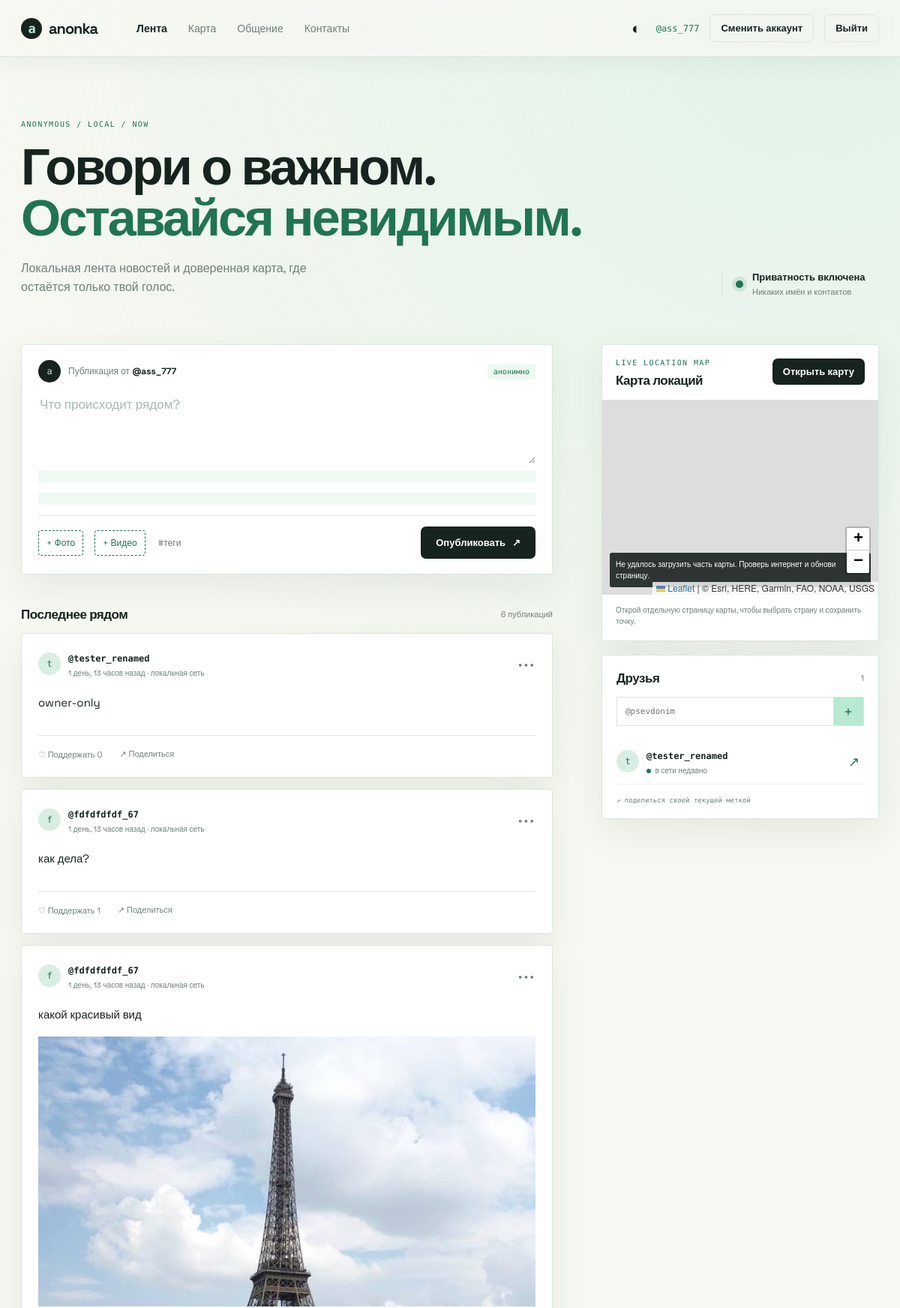
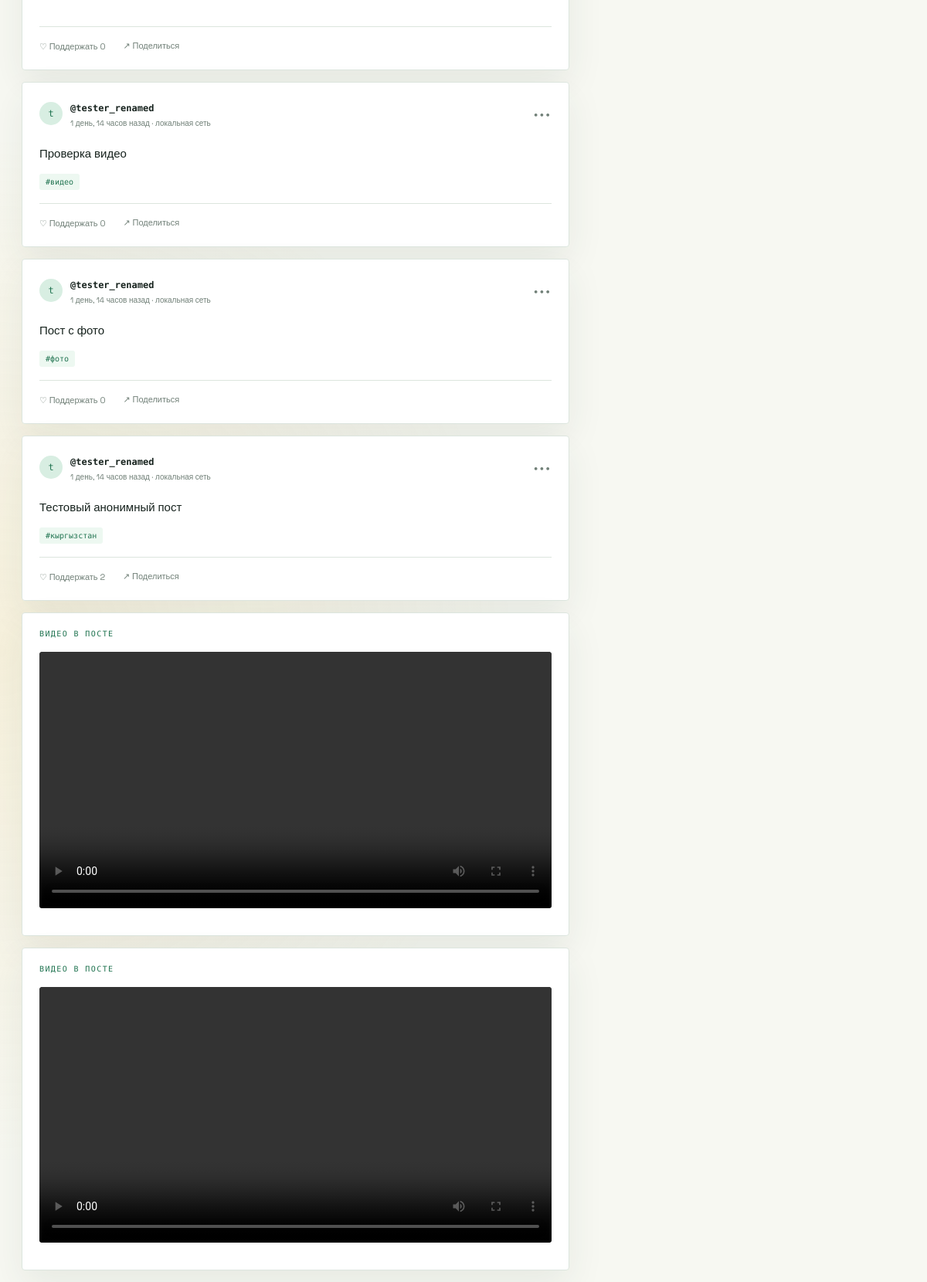
Screenshot of / (signed in) with the database file from the repository (2 pictures, top to bottom).
### core/models.py (models this page shows, shortened)
class Profile(models.Model):
    user = models.OneToOneField(User, on_delete=models.CASCADE, related_name='profile')
    pseudonym = models.CharField(max_length=24, unique=True)
    bio = models.CharField(max_length=160, blank=True)
    avatar = models.ImageField(upload_to='avatars/%Y/%m/', blank=True, null=True)
    latitude = models.DecimalField(max_digits=9, decimal_places=6, null=True, blank=True,
                                   validators=[MinValueValidator(-90), MaxValueValidator(90)])
    longitude = models.DecimalField(max_digits=9, decimal_places=6, null=True, blank=True,
                                    validators=[MinValueValidator(-180), MaxValueValidator(180)])
    location_updated = models.DateTimeField(null=True, blank=True)

class Post(models.Model):
    author = models.ForeignKey(User, on_delete=models.CASCADE, related_name='posts')
    body = models.TextField(max_length=1000)
    image = models.ImageField(upload_to='posts/%Y/%m/', blank=True, null=True)
    video = models.FileField(upload_to='posts/videos/%Y/%m/', blank=True, null=True)
    tags = models.CharField(max_length=180, blank=True, help_text='Теги через пробел, например #новости #район')
    created_at = models.DateTimeField(auto_now_add=True)
    class Meta:
        ordering = ['-created_at']

### core/views.py (the view)
# urls.py: path('', views.home, name='home'),
def home(request):
    posts = Post.objects.select_related('author__profile').all()
    friends = []
    pending = []
    if request.user.is_authenticated:
        friends = User.objects.filter(Q(sent_friendships__addressee=request.user, sent_friendships__status=Friendship.Status.ACCEPTED) | Q(received_friendships__requester=request.user, received_friendships__status=Friendship.Status.ACCEPTED)).exclude(pk=request.user.pk).select_related('profile').distinct()
        pending = Friendship.objects.filter(addressee=request.user, status=Friendship.Status.PENDING).select_related('requester__profile')
    return render(request, 'home.html', {'posts': posts, 'friends': friends, 'pending': pending, 'post_form': PostForm(), 'friend_form': FriendLookupForm()})

### core/forms.py (shortened to what this page needs)
class PostForm(forms.ModelForm):
    class Meta:
        model = Post
        fields = ('body', 'image', 'video', 'tags')
        widgets = {
            'body': forms.Textarea(attrs={'rows': 4, 'placeholder': 'Что происходит рядом?'}),
            'image': forms.ClearableFileInput(attrs={'accept': 'image/*', 'class': 'post-image-input'}),
            'video': forms.ClearableFileInput(attrs={'accept': 'video/*', 'class': 'post-video-input'}),
            'tags': forms.TextInput(attrs={'placeholder': '#теги'}),
        }

class FriendLookupForm(forms.Form):
    pseudonym = forms.CharField(max_length=24, label='Анонимный ID', widget=forms.TextInput(attrs={'placeholder': '@psevdonim'}))

### templates/home.html (shortened to what this page needs)
{% extends 'base.html' %}
{% block content %}
<section class="hero wrap"><div><p class="eyebrow">ANONYMOUS / LOCAL / NOW</p><h1>Говори о важном.<br><em>Оставайся невидимым.</em></h1><p class="lede">Локальная лента новостей и доверенная карта, где остаётся только твой голос.</p></div><div class="status-note"><span class="pulse"></span><div><strong>Приватность включена</strong><small>Никаких имён и контактов</small></div></div></section>
<section class="workspace wrap">
  <div class="feed-column">
    {% if user.is_authenticated %}
    <form class="composer panel" method="post" action="{% url 'create_post' %}" enctype="multipart/form-data">
      {% csrf_token %}<div class="panel-kicker"><span class="avatar">{{ user.profile.pseudonym|slice:':1' }}</span><span>Публикация от <b>@{{ user.profile.pseudonym }}</b></span><span class="privacy-chip">анонимно</span></div>
      {{ post_form.body }}<div id="image-preview" class="image-preview" hidden></div><div id="video-preview" class="video-preview" hidden></div><div class="composer-foot"><div class="input-tools"><label class="file-label"><span>+ Фото</span>{{ post_form.image }}</label><label class="file-label"><span>+ Видео</span>{{ post_form.video }}</label>{{ post_form.tags }}</div><button class="button" type="submit">Опубликовать <span>↗</span></button></div>
    </form>
    {% else %}<div class="panel invite"><span class="invite-icon">✦</span><div><strong>Твоя точка зрения нужна здесь</strong><p>Создай анонимный псевдоним и присоединись к локальной ленте.</p></div><a class="button" href="{% url 'register' %}">Создать ID</a></div>{% endif %}
    <div class="section-heading"><h2>Последнее рядом</h2><span class="muted">{{ posts|length }} публикаций</span></div>
    {% for post in posts %}<article class="post" id="post-{{ post.id }}"><div class="post-meta"><span class="avatar avatar-pale">{{ post.author.profile.pseudonym|slice:':1' }}</span><div><strong>@{{ post.author.profile.pseudonym }}</strong><small>{{ post.created_at|timesince }} назад · локальная сеть</small></div><span class="post-more">•••</span></div><p class="post-body">{{ post.body }}</p>{% if post.image %}<img class="post-image" src="{{ post.image.url }}" alt="Изображение к посту">{% endif %}<div class="post-tags">{% for tag in post.tags.split %}<span>{{ tag }}</span>{% endfor %}</div><div class="post-actions"><form method="post" action="{% url 'support_post' post.id %}">{% csrf_token %}<button type="submit">♡ Поддержать <span>{{ post.supports.count }}</span></button></form><button type="button" class="share-post" data-share-url="{{ request.scheme }}://{{ request.get_host }}{% url 'home' %}#post-{{ post.id }}">↗ Поделиться</button>{% if post.author_id == user.id %}<form method="post" action="{% url 'delete_post' post.id %}" onsubmit="return confirm('Удалить эту публикацию?');">{% csrf_token %}<button type="submit" class="delete-post">Удалить</button></form>{% endif %}</div></article>{% empty %}<div class="empty panel">Здесь пока тихо. Будь первым, кто расскажет, что происходит рядом.</div>{% endfor %}
    {% for post in posts %}{% if post.video %}<article class="post video-post"><p class="eyebrow">ВИДЕО В ПОСТЕ</p><video class="post-video" controls preload="metadata"><source src="{{ post.video.url }}">Твой браузер не поддерживает видео.</video></article>{% endif %}{% endfor %}
  </div>
  <aside class="side-column">
    <section class="map-panel panel" id="map"><div class="section-heading"><div><p class="eyebrow">LIVE LOCATION MAP</p><h2>Карта локаций</h2></div><a class="button button-small" href="{% url 'map' %}">Открыть карту</a></div><div id="leaflet-map"></div><p class="map-caption">Открой отдельную страницу карты, чтобы выбрать страну и сохранить точку.</p></section>
    <section class="panel friends-panel"><div class="section-heading"><h2>Друзья</h2><span class="muted">{{ friends|length }}</span></div><form class="friend-form" method="post" action="{% url 'add_friend' %}">{{ friend_form.pseudonym }}<button type="submit" aria-label="Добавить друга">+</button></form>{% for friend in friends %}<div class="friend-row"><span class="avatar avatar-pale">{{ friend.profile.pseudonym|slice:':1' }}</span><div><strong>@{{ friend.profile.pseudonym }}</strong><small><i class="online"></i> в сети недавно</small></div><button class="share-location" type="button" data-friend-id="{{ friend.id }}">↗</button></div>{% empty %}<p class="muted friend-empty">Добавь друга по его анонимному ID, чтобы видеть метки.</p>{% endfor %}<p class="friend-hint">↗ поделиться своей текущей меткой</p></section>
  </aside>
</section>
{% endblock %}

### templates/base.html (shortened to what this page needs)
{% load static %}
<!doctype html>
<html lang="ru">
<head>
  <link rel="stylesheet" href="https://unpkg.com/leaflet@1.9.4/dist/leaflet.css">
  <link rel="stylesheet" href="{% static 'css/style.css' %}">
  <link rel="stylesheet" href="{% static 'css/night.css' %}">
  <link rel="stylesheet" href="{% static 'css/motion.css' %}">
</head>
<body>
  <header class="topbar">
    <a href="{% url 'home' %}" class="brand"><span class="brand-mark">a</span><span>anonka</span></a>
    <nav>
      <a href="{% url 'home' %}">Лента</a><a href="{% url 'map' %}">Карта</a>{% if user.is_authenticated %}<a href="{% url 'chat' %}">Общение</a>{% endif %}<a href="{% url 'contact' %}">Контакты</a>
    </nav>
    <div class="top-actions">
      <button class="theme-toggle" type="button" aria-label="Переключить тему" data-theme-toggle>◐</button>
      {% if user.is_authenticated %}<a class="identity" href="{% url 'profile' %}">@{{ user.profile.pseudonym }}</a><a class="button button-small button-ghost" href="{% url 'switch_account' %}">Сменить аккаунт</a><a class="button button-small button-ghost" href="{% url 'logout' %}">Выйти</a>{% else %}<a class="button button-small" href="{% url 'login' %}">Войти</a>{% endif %}
    </div>
  </header>
  <main>{% block content %}{% endblock %}</main>
</body>
</html>

### static/css/motion.css (style rules this page uses)
body { animation: page-enter .65s ease-out both; }
body:before { animation: ambient-drift 18s ease-in-out infinite alternate; }
.topbar { transition: background-color .3s ease, border-color .3s ease, box-shadow .3s ease; }
.brand-mark { transition: transform .35s cubic-bezier(.2, .8, .2, 1), background-color .25s ease; }
.topbar nav a { position: relative; transition: color .2s ease; }
.topbar nav a:after { content: ''; position: absolute; left: 0; right: 100%; bottom: -8px; height: 2px; background: var(--green); transition: right .25s ease; }
.button, .theme-toggle, .post-actions button, .file-label, .social-button { transition: transform .22s ease, background-color .22s ease, border-color .22s ease, color .22s ease, box-shadow .22s ease; }
.hero > div { animation: rise-in .65s ease-out both; }
.hero > div:nth-child(2) { animation-delay: .12s; }
.status-note .pulse { animation: pulse-ring 2.2s ease-out infinite; }
.panel, .post { animation: rise-in .55s ease-out both; }
.workspace .feed-column > .post:nth-of-type(2) { animation-delay: .08s; }
.workspace .feed-column > .post:nth-of-type(3) { animation-delay: .16s; }
.workspace .feed-column > .post:nth-of-type(4) { animation-delay: .24s; }
.post { transition: transform .25s ease, box-shadow .25s ease, border-color .25s ease; }
.avatar { transition: transform .25s ease, box-shadow .25s ease; }
.image-preview, .video-preview, .flash { animation: rise-in .3s ease-out both; }

### rows the page displays
Post: author.profile.pseudonym "t", author.profile.pseudonym "tester_renamed", created_at "1 день, 13 часов", body "owner-only", supports.count "0"
Post: author.profile.pseudonym "f", author.profile.pseudonym "fdfdfdfdf_67", created_at "1 день, 13 часов", body "как дела?", supports.count "1"
Post: author.profile.pseudonym "f", author.profile.pseudonym "fdfdfdfdf_67", created_at "1 день, 13 часов", body "какой красивый вид", image (picture), supports.count "0"
Post: author.profile.pseudonym "t", author.profile.pseudonym "tester_renamed", created_at "1 день, 14 часов", body "Проверка видео", split "#видео", supports.count "0"
Post: author.profile.pseudonym "t", author.profile.pseudonym "tester_renamed", created_at "1 день, 14 часов", body "Пост с фото", split "#фото", supports.count "0"
Post: author.profile.pseudonym "t", author.profile.pseudonym "tester_renamed", created_at "1 день, 14 часов", body "Тестовый анонимный пост", split "#кыргызстан", supports.count "2"

### other values shown
{{ user.profile.pseudonym }} "ass_777"
{{ user.profile.pseudonym|slice:':1' }} "a"
{{ posts|length }} "6"
{{ friends|length }} "1"
{{ friend.profile.pseudonym|slice:':1' }} "t"
{{ friend.profile.pseudonym }} "tester_renamed"
